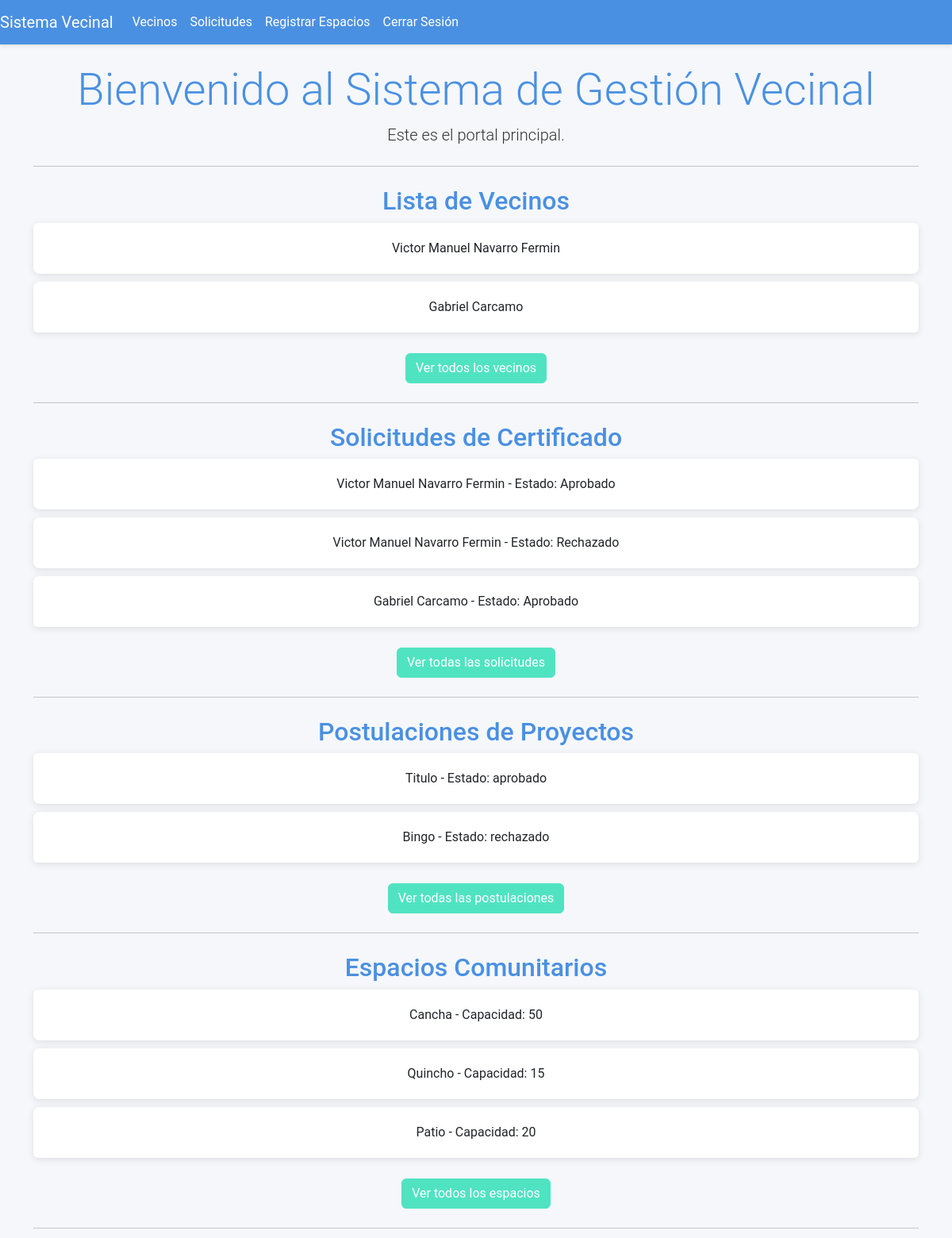
Before: /inicio/ (signed in, upper part) with the older database file.
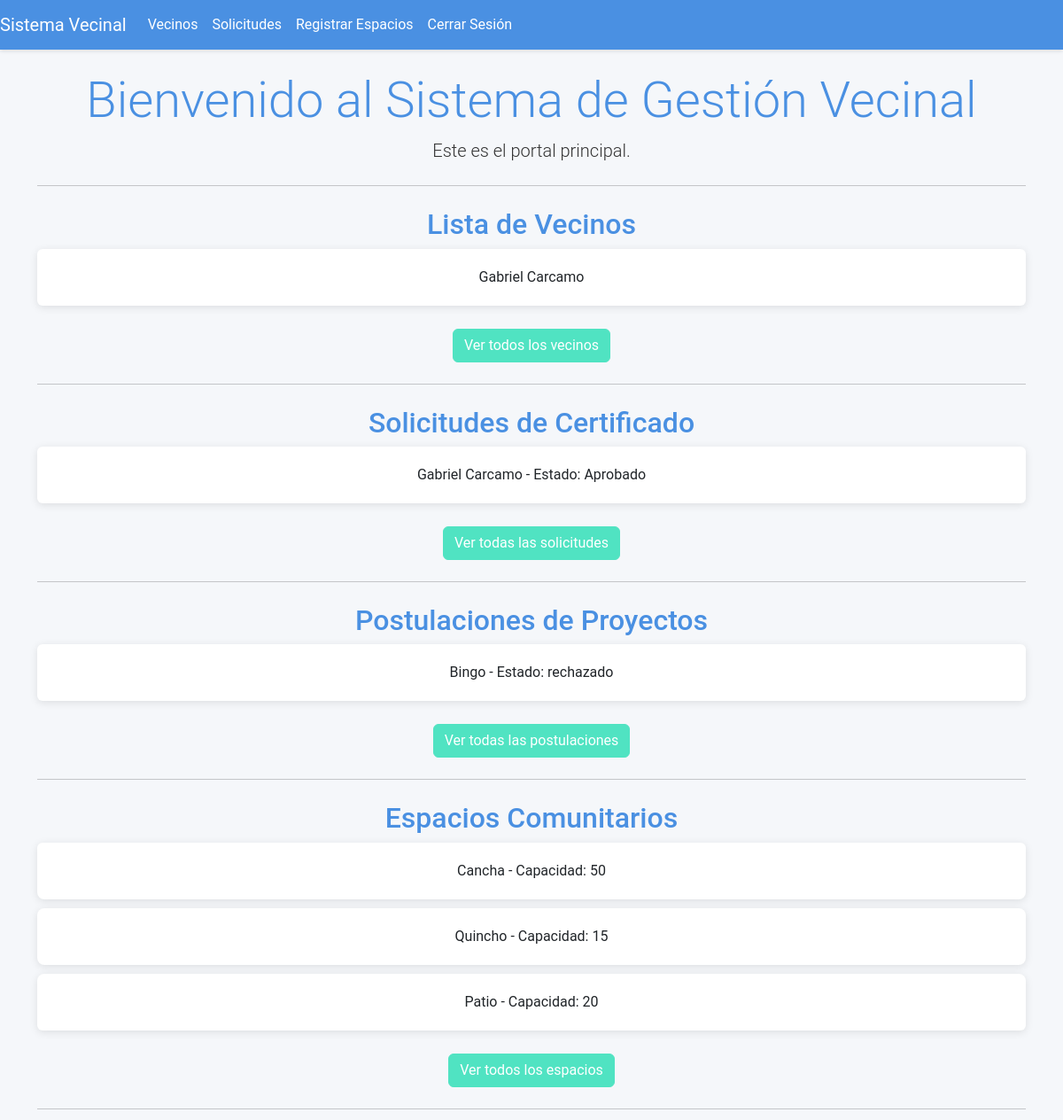
After: the same page with the newer database file.
### junta_vecinos/models.py (models this page shows, shortened)
class Vecino(models.Model):
    user = models.OneToOneField(User, on_delete=models.CASCADE)
    nombres = models.CharField(max_length=255)
    apellidos = models.CharField(max_length=255)
    direccion = models.CharField(max_length=255)
    telefono = models.CharField(max_length=15)
    fecha_nacimiento = models.DateField()

class SolicitudCertificado(models.Model):
    ESTADO_CHOICES = [
        ('Pendiente', 'Pendiente'),
        ('Aprobado', 'Aprobado'),
        ('Rechazado', 'Rechazado'),
    ]
    vecino = models.ForeignKey(Vecino, on_delete=models.CASCADE)  # Cambio aquí
    fecha_solicitud = models.DateField(auto_now_add=True)
    estado = models.CharField(max_length=10, choices=ESTADO_CHOICES, default='Pendiente')
    motivo = models.TextField()
    foto_carnet_frente = models.ImageField(upload_to='carnets/', blank=False, null=False)
    foto_carnet_atras = models.ImageField(upload_to='carnets/', blank=False, null=False)
    documento_residencia = models.FileField(upload_to='documentos_residencia/', blank=False, null=False)

class ProyectoVecinal(models.Model):
    ESTADO_CHOICES = [
        ('pendiente', 'Pendiente'),
        ('aprobado', 'Aprobado'),
        ('rechazado', 'Rechazado'),
    ]
    vecino = models.ForeignKey(Vecino, on_delete=models.CASCADE)
    titulo = models.CharField(max_length=255)
    descripcion = models.TextField()
    fecha_postulacion = models.DateField(auto_now_add=True)
    estado = models.CharField(max_length=10, choices=ESTADO_CHOICES, default='pendiente')
    archivo_propuesta = models.FileField(upload_to='propuestas_proyectos/', blank=True, null=True)

class Espacio(models.Model):
    nombre = models.CharField(max_length=100)
    descripcion = models.TextField()
    capacidad = models.IntegerField()
    foto = models.ImageField(upload_to='espacios/', null=True, blank=True)
    ubicacion = models.CharField(max_length=200, default='Ubicación no disponible')

### junta_vecinos/views.py (the view)
# urls.py: path('inicio/', views.index, name='index'),
@login_required
def index(request):
    vecinos = []
    solicitudes = []
    postulaciones = []
    noticias = []
    espacios = []
    reservas = []
    if request.user.is_authenticated:
        if request.user.is_superuser:
            vecinos = Vecino.objects.all()[:5]  # Muestra solo los primeros 5 vecinos
            solicitudes = SolicitudCertificado.objects.all()[:5]  # Muestra solo las primeras 5 solicitudes
            postulaciones = ProyectoVecinal.objects.all()[:5]  # Vista reducida de postulaciones (primeros 5)
            espacios = Espacio.objects.all()[:5]
            reservas = Reserva.objects.all()[:5]
        noticias = Noticia.objects.all().order_by('-fecha_publicacion')
    return render(request, 'junta_vecinos/index.html', {
        'vecinos': vecinos,
        'solicitudes': solicitudes,
        'postulaciones': postulaciones,
        'noticias': noticias,
        'espacios': espacios,
        'reservas': reservas
    })

### junta_vecinos/templates/junta_vecinos/index.html (shortened to what this page needs)
{% extends 'junta_vecinos/base.html' %}
{% block content %}
<div class="jumbotron text-center">
    <h1 class="display-4">Bienvenido al Sistema de Gestión Vecinal</h1>
    <p class="lead">Este es el portal principal.</p>
    <hr class="my-4">
    {% if user.is_authenticated %}
        {% if user.is_superuser %}
            <h2>Lista de Vecinos</h2>
            <ul class="list-group">
                {% for vecino in vecinos %}
                    <li class="list-group-item">
                        {{ vecino.nombres }} {{ vecino.apellidos }}
                    </li>
                {% endfor %}
            </ul>
            <div class="mt-3">
                <a href="{% url 'lista_vecinos' %}" class="btn btn-primary">Ver todos los vecinos</a>
            </div>
            <hr class="my-4">
            <h2>Solicitudes de Certificado</h2>
            <ul class="list-group">
                {% for solicitud in solicitudes %}
                    <li class="list-group-item">
                        {{ solicitud.vecino.nombres }} {{ solicitud.vecino.apellidos }} - Estado: {{ solicitud.estado }}
                    </li>
                {% endfor %}
            </ul>
            <div class="mt-3">
                <a href="{% url 'gestionar_solicitudes' %}" class="btn btn-primary">Ver todas las solicitudes</a>
            </div>
            <hr class="my-4">
            <h2>Postulaciones de Proyectos</h2>
            <ul class="list-group">
                {% for postulacion in postulaciones %}
                    <li class="list-group-item">
                        {{ postulacion.titulo }} - Estado: {{ postulacion.estado }}
                    </li>
                {% endfor %}
            </ul>
            <div class="mt-3">
                <a href="{% url 'gestionar_proyectos' %}" class="btn btn-primary">Ver todas las postulaciones</a>
            </div>
            <hr class="my-4">
            <h2>Espacios Comunitarios</h2>
            <ul class="list-group">
                {% for espacio in espacios %}
                    <li class="list-group-item">
                        {{ espacio.nombre }} - Capacidad: {{ espacio.capacidad }}
                    </li>
                {% endfor %}
            </ul>
            <div class="mt-3">
                <a href="{% url 'lista_espacios' %}" class="btn btn-primary">Ver todos los espacios</a>
            </div>
            <hr class="my-4">
        {% endif %}
    {% else %}
        <p>Por favor, inicia sesión para acceder a más funciones.</p>
    {% endif %}
</div>
{% endblock %}

Changed rows visible on the page:
removed Vecino: nombres "Victor Manuel", apellidos "Navarro Fermin"
removed SolicitudCertificado: vecino.nombres "Victor Manuel", vecino.apellidos "Navarro Fermin", estado "Aprobado"
removed SolicitudCertificado: vecino.nombres "Victor Manuel", vecino.apellidos "Navarro Fermin", estado "Rechazado"
removed ProyectoVecinal: titulo "Titulo", estado "aprobado"
